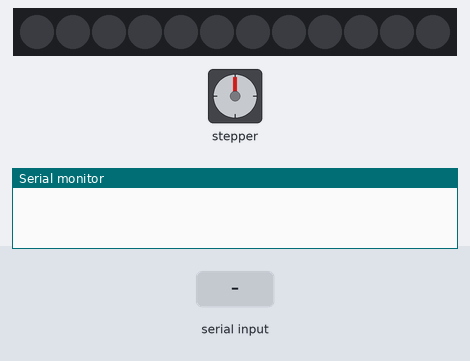
This sketch was run on a simulated Arduino Uno, built with avr-gcc and run on an emulated ATmega328P. On the bench: 12 RGB LEDs in strip order, left to right, stepper motor, the last lines printed to the serial monitor. Inputs (shaded band) come from the test bench. Stepper angles assume 2048 steps per turn.

Above: at 1.2 s.
1.3 s: "1-1\n" received over the second serial link
At 2.3 s:
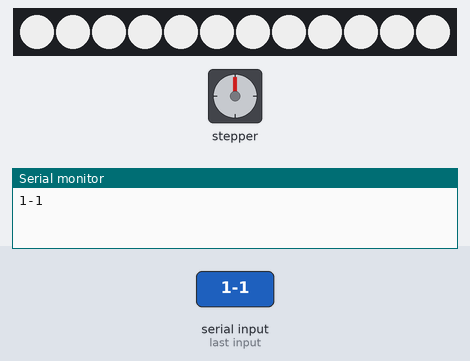
2.8 s: "2\n" received over the second serial link
At 3.25 s:
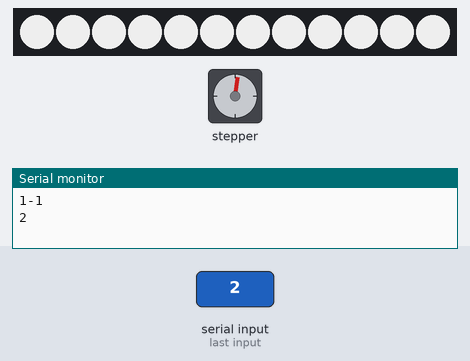
5.2 s: "1-0\n" received over the second serial link
At 6.4 s:
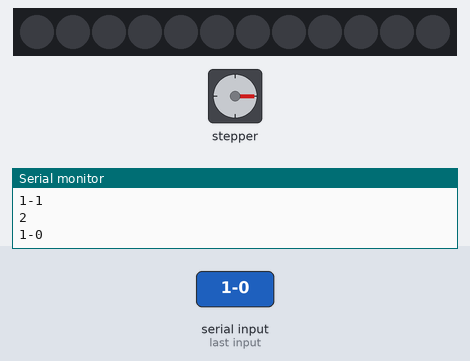
7.3 s: "2\n" received over the second serial link
At 11.5 s:
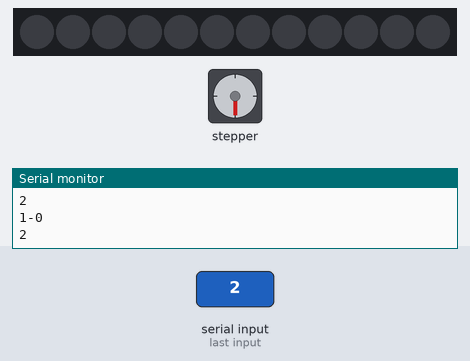
Timing chart, 0 to 12.8 s (numbered marks = the images above; inputs shaded):
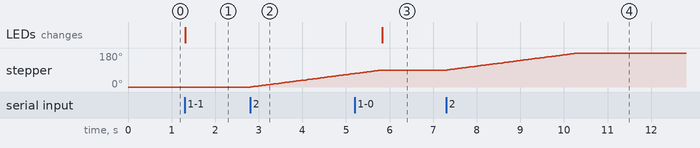

Measured:
- after the input at 1.3 s, the LEDs: change at once (image 1)
- after the input at 2.8 s, stepper: keeps turning clockwise at about 30°/s, starting at once
- after the input at 5.2 s, the LEDs: change after 0.63 s (image 3)
- after the input at 7.3 s, stepper: turns 90° clockwise in 3.0 s, starting at once

The sketch:

ArduinoUno.ino
```cpp
#include <SoftwareSerial.h>
#include <Adafruit_NeoPixel.h>
#include <Stepper.h>
#include <OneWire.h>
#include <String.h>

SoftwareSerial Arduino_SoftSerial(10, 11);  //RX, TX

#define PIN 13
#define NUM_LEDS 12

Adafruit_NeoPixel pixels(NUM_LEDS, PIN, NEO_GRB);

// Setup Timer
unsigned long previousMillis = 0;
const long timerDelay = 60000;  //(1phut)

char c;
String dataIn;
char dataInArr[100];

const int stepsPerRevolution = 2048;
const int in1Pin = 2;
const int in2Pin = 3;
const int in3Pin = 4;
const int in4Pin = 5;

Stepper myStepper(stepsPerRevolution, in1Pin, in2Pin, in3Pin, in4Pin);

void setup() {
  // put your setup code here, to run once:
  Serial.begin(9600);
  Arduino_SoftSerial.begin(9600);
  myStepper.setSpeed(5);

  pinMode(LED_BUILTIN, OUTPUT);
  pixels.begin();
}

int foodDelay = 100000000;
int foodDelayTmp = 100000000;
void loop() {
  unsigned long currentMillis = millis();
  //   put your main code here, to run repeatedly:
  while (Arduino_SoftSerial.available() > 0) {
    c = Arduino_SoftSerial.read();
    if (c == '\n') {
      break;
    } else {
      dataIn += c;
    }
  }
  if (c == '\n') {
    Serial.println(dataIn);
    if (dataIn.equalsIgnoreCase("2")) {
      myStepper.step(stepsPerRevolution / 4);
    }
    if (dataIn.equalsIgnoreCase("1-1")) {
      for (int i = 0; i < NUM_LEDS; i++) {
        pixels.setPixelColor(i, 200, 200, 200);  // set all LEDs to red
        pixels.show();                           // update the LED ring
      }
    }
    if (dataIn.equalsIgnoreCase("1-0")) {
      for (int i = 0; i < NUM_LEDS; i++) {
        pixels.setPixelColor(i, 0, 0, 0);  // set all LEDs to red
        pixels.show();                     // update the LED ring
      }
    }
    //Reset the variable
    c = 0;
    dataIn = "";
  }
}
```
